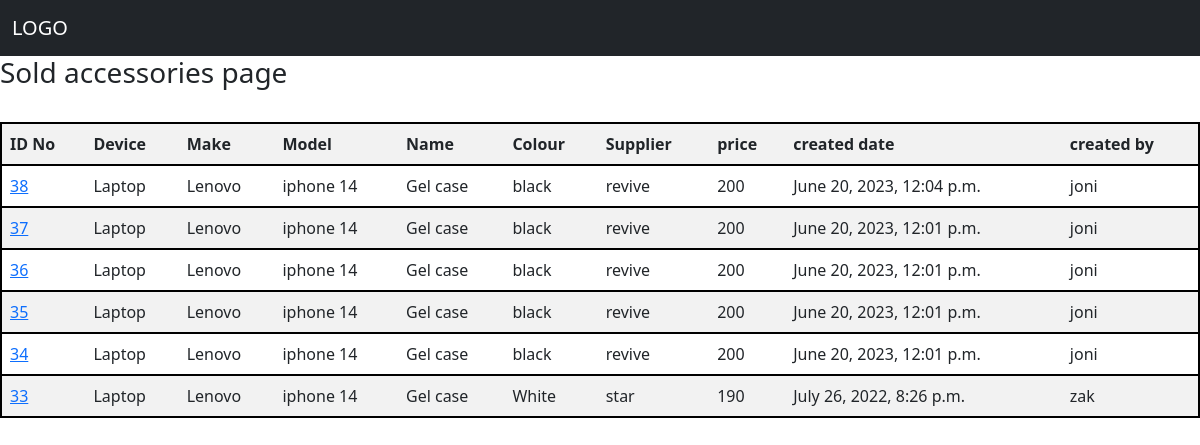
/sold_accessories/, run on the app's committed database.
### Retail/models.py (models this page shows)
class Sold_acc(models.Model):
    retail_acc = models.ForeignKey(Retail_Accessories, on_delete = models.CASCADE, null=True, blank=True)
    retail_price = models.CharField(max_length=250,null=True, blank=True)
    payment_type = models.ForeignKey(Payment_type,  on_delete=models.CASCADE, null = True, blank=True)
    delivery_comments = models.CharField(max_length=250, null = True, blank=True)
    date = models.DateTimeField(null=True, blank=True)
    user = models.ForeignKey(User, on_delete = models.CASCADE, null=True, blank=True)

### Accessories/models.py (models this page shows)
class Retail_Accessories(models.Model):
    devices = models.ForeignKey(Devices,on_delete=models.CASCADE, related_name = 'acceessories_device')
    make = models.ForeignKey(Make,on_delete=models.CASCADE, related_name = 'acceessories_make')
    model = models.ForeignKey(Model,on_delete=models.CASCADE, related_name = 'acceessories_model')
    acce_name = models.ForeignKey(Acceesories_name,on_delete=models.CASCADE, related_name = 'acceessories_part_name')
    acce_colour = models.ForeignKey(Part_colour,on_delete=models.CASCADE, related_name = 'acceessories_colour')
    supplier = models.ForeignKey(Supplier,on_delete=models.CASCADE, related_name = 'accessories_supplier')
    quantity = models.IntegerField()
    cost = models.IntegerField()
    retail_price = models.IntegerField(null=True, blank=True)
    acce_status = models.ForeignKey(Acceesories_status,on_delete=models.CASCADE, related_name = 'accessories_status',null=True, blank=True)
    date = models.DateTimeField(null=True, blank=True)
    user = models.ForeignKey(User, on_delete = models.CASCADE, null=True, blank=True)
    alocated = models.BooleanField(default=False)

class Acceesories_name(models.Model):
    acce_name = models.CharField(max_length=250)
    def __str__(self):
        return self.acce_name

### Jobs/models.py (models this page shows, shortened)
class Devices(models.Model):
    devices = models.CharField(max_length=250)
    def __str__(self):
        return self.devices

class Make(models.Model):
    device = models.ForeignKey(Devices,on_delete=models.CASCADE, related_name='make_device')
    make = models.CharField(max_length=250)
    def __str__(self):
        return self.make

class Model(models.Model):
    make = models.ForeignKey(Make,on_delete=models.CASCADE)
    model = models.CharField(max_length=250)
    def __str__(self):
        return self.model

### Inventories/models.py (models this page shows)
class Part_colour(models.Model):
    colour = models.CharField(max_length=250)
    def __str__(self):
        return self.colour

class Supplier(models.Model):
    supplier = models.CharField(max_length=250)
    def __str__(self):
        return self.supplier

### Retail/views.py (the view)
# urls.py: path('sold_accessories/', views.sold_accessories, name='sold_accessories'),
def sold_accessories(request):
    sold_acc = Sold_acc.objects.all()
    context = {'sold_acc_context':sold_acc}
    return render(request,'sold_accessories.html',context)

### templates/sold_accessories.html (shortened to what this page needs)
{% extends 'base.html' %}
{% block content %}
<h3>Sold accessories page </h3><br>
<table class="table table-striped" style="border: 2px solid black;" width="60%"  cellspacing="2" cellpadding="2" >
    <tr style="border: 1px solid rgb(48, 45, 45);" width="95%" style="border: black;"  >
        <th >ID No </th>
        <th>Device </th>
        <th>Make</th>
        <th>Model</th>
        <th>Name</th>
        <th>Colour</th>
        <th>Supplier</th>
        <th>price</th>
        <th>created date</th>
        <th>created by</th>
    </tr>
  {% for show_result in  sold_acc_context reversed %}
    <tr style="border: 2px solid black" >
            <td><a href="#">{{ show_result.id  }}</a></td>
            <td>{{ show_result.retail_acc.devices }}</td>
            <td>{{ show_result.retail_acc.make }}</td>
            <td>{{ show_result.retail_acc.model }}</td>
            <td>{{ show_result.retail_acc.acce_name}}</td>
            <td>{{ show_result.retail_acc.acce_colour }}</td>
            <td>{{ show_result.retail_acc.supplier }}</td>
            <td>{{ show_result.retail_price }}</td>
            <td>{{ show_result.date }}</td>
            <td>{{ show_result.user }}</td>
    </tr>
    {% endfor %}
</table>
{% endblock %}

### data on the page
Sold_acc: id "38", retail_acc.devices "Laptop", retail_acc.make "Lenovo", retail_acc.model "iphone 14", retail_acc.acce_name "Gel case", retail_acc.acce_colour "black", retail_acc.supplier "revive", retail_price "200", date "June 20, 2023, 12:04 p.m.", user "joni"
Sold_acc: id "37", retail_acc.devices "Laptop", retail_acc.make "Lenovo", retail_acc.model "iphone 14", retail_acc.acce_name "Gel case", retail_acc.acce_colour "black", retail_acc.supplier "revive", retail_price "200", date "June 20, 2023, 12:01 p.m.", user "joni"
Sold_acc: id "36", retail_acc.devices "Laptop", retail_acc.make "Lenovo", retail_acc.model "iphone 14", retail_acc.acce_name "Gel case", retail_acc.acce_colour "black", retail_acc.supplier "revive", retail_price "200", date "June 20, 2023, 12:01 p.m.", user "joni"
Sold_acc: id "35", retail_acc.devices "Laptop", retail_acc.make "Lenovo", retail_acc.model "iphone 14", retail_acc.acce_name "Gel case", retail_acc.acce_colour "black", retail_acc.supplier "revive", retail_price "200", date "June 20, 2023, 12:01 p.m.", user "joni"
Sold_acc: id "34", retail_acc.devices "Laptop", retail_acc.make "Lenovo", retail_acc.model "iphone 14", retail_acc.acce_name "Gel case", retail_acc.acce_colour "black", retail_acc.supplier "revive", retail_price "200", date "June 20, 2023, 12:01 p.m.", user "joni"
Sold_acc: id "33", retail_acc.devices "Laptop", retail_acc.make "Lenovo", retail_acc.model "iphone 14", retail_acc.acce_name "Gel case", retail_acc.acce_colour "White", retail_acc.supplier "star", retail_price "190", date "July 26, 2022, 8:26 p.m.", user "zak"
